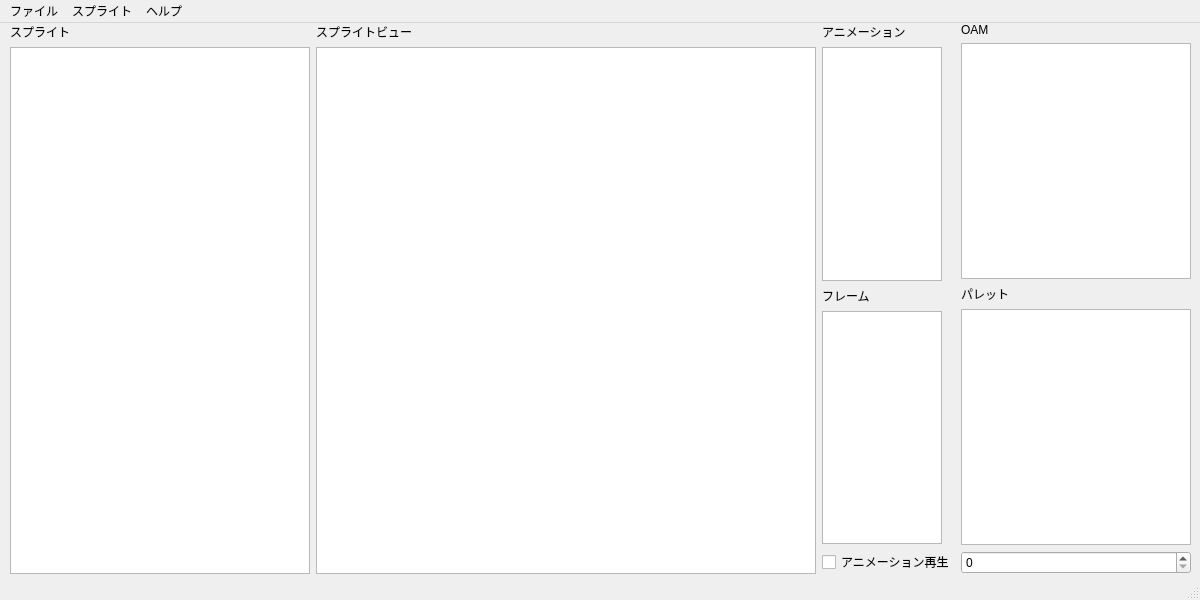
<?xml version="1.0" encoding="UTF-8"?>
<ui version="4.0">
 <class>MainWindow</class>
 <widget class="QMainWindow" name="MainWindow">
  <property name="geometry">
   <rect>
    <x>0</x>
    <y>0</y>
    <width>1200</width>
    <height>600</height>
   </rect>
  </property>
  <property name="minimumSize">
   <size>
    <width>1200</width>
    <height>600</height>
   </size>
  </property>
  <property name="windowTitle">
   <string>ロックマンエグゼ スプライトリーダー by ideal</string>
  </property>
  <widget class="QWidget" name="centralwidget">
   <widget class="QWidget" name="horizontalLayoutWidget">
    <property name="geometry">
     <rect>
      <x>10</x>
      <y>0</y>
      <width>1181</width>
      <height>551</height>
     </rect>
    </property>
    <layout class="QHBoxLayout" name="baseHLayout">
     <item>
      <layout class="QVBoxLayout" name="spriteLayout">
       <item>
        <widget class="QLabel" name="spriteLabel">
         <property name="text">
          <string>スプライト</string>
         </property>
        </widget>
       </item>
       <item>
        <widget class="QListWidget" name="spriteList">
         <property name="minimumSize">
          <size>
           <width>300</width>
           <height>0</height>
          </size>
         </property>
        </widget>
       </item>
      </layout>
     </item>
     <item>
      <layout class="QVBoxLayout" name="graphicsLayout">
       <item>
        <widget class="QLabel" name="graphicsLabel">
         <property name="text">
          <string>スプライトビュー</string>
         </property>
        </widget>
       </item>
       <item>
        <widget class="QGraphicsView" name="graphicsView">
         <property name="sizePolicy">
          <sizepolicy hsizetype="Expanding" vsizetype="Expanding">
           <horstretch>0</horstretch>
           <verstretch>0</verstretch>
          </sizepolicy>
         </property>
         <property name="minimumSize">
          <size>
           <width>500</width>
           <height>0</height>
          </size>
         </property>
         <property name="backgroundBrush">
          <brush brushstyle="CrossPattern">
           <color alpha="255">
            <red>200</red>
            <green>220</green>
            <blue>240</blue>
           </color>
          </brush>
         </property>
         <property name="foregroundBrush">
          <brush brushstyle="NoBrush">
           <color alpha="255">
            <red>0</red>
            <green>0</green>
            <blue>0</blue>
           </color>
          </brush>
         </property>
         <property name="interactive">
          <bool>false</bool>
         </property>
         <property name="resizeAnchor">
          <enum>QGraphicsView::NoAnchor</enum>
         </property>
         <property name="viewportUpdateMode">
          <enum>QGraphicsView::FullViewportUpdate</enum>
         </property>
        </widget>
       </item>
      </layout>
     </item>
     <item>
      <layout class="QVBoxLayout" name="animLayout">
       <item>
        <widget class="QLabel" name="animLabel">
         <property name="text">
          <string>アニメーション</string>
         </property>
        </widget>
       </item>
       <item>
        <widget class="QListWidget" name="animList">
         <property name="minimumSize">
          <size>
           <width>0</width>
           <height>0</height>
          </size>
         </property>
         <property name="maximumSize">
          <size>
           <width>120</width>
           <height>16777215</height>
          </size>
         </property>
        </widget>
       </item>
       <item>
        <widget class="QLabel" name="frameLabel">
         <property name="text">
          <string>フレーム</string>
         </property>
        </widget>
       </item>
       <item>
        <widget class="QListWidget" name="frameList">
         <property name="maximumSize">
          <size>
           <width>120</width>
           <height>16777215</height>
          </size>
         </property>
        </widget>
       </item>
       <item>
        <widget class="QCheckBox" name="animCheck">
         <property name="text">
          <string>アニメーション再生</string>
         </property>
        </widget>
       </item>
      </layout>
     </item>
     <item>
      <layout class="QVBoxLayout" name="oamLayout">
       <item>
        <widget class="QLabel" name="oamLabel">
         <property name="text">
          <string>OAM</string>
         </property>
        </widget>
       </item>
       <item>
        <widget class="QListWidget" name="oamList"/>
       </item>
       <item>
        <widget class="QLabel" name="palLabel">
         <property name="text">
          <string>パレット</string>
         </property>
        </widget>
       </item>
       <item>
        <widget class="QListWidget" name="palList">
         <property name="minimumSize">
          <size>
           <width>0</width>
           <height>0</height>
          </size>
         </property>
        </widget>
       </item>
       <item>
        <widget class="QSpinBox" name="palSelect"/>
       </item>
      </layout>
     </item>
    </layout>
   </widget>
  </widget>
  <widget class="QMenuBar" name="menubar">
   <property name="geometry">
    <rect>
     <x>0</x>
     <y>0</y>
     <width>1200</width>
     <height>24</height>
    </rect>
   </property>
   <widget class="QMenu" name="fileMenu">
    <property name="title">
     <string>ファイル</string>
    </property>
    <addaction name="openAction"/>
    <addaction name="openSpriteAction"/>
    <addaction name="saveAction"/>
    <addaction name="exitAction"/>
   </widget>
   <widget class="QMenu" name="spriteMenu">
    <property name="title">
     <string>スプライト</string>
    </property>
    <addaction name="dumpAction"/>
    <addaction name="action"/>
    <addaction name="replaceAction"/>
    <addaction name="saveImageAction"/>
   </widget>
   <widget class="QMenu" name="helpMenu">
    <property name="title">
     <string>ヘルプ</string>
    </property>
    <addaction name="linkAction"/>
    <addaction name="aboutAction"/>
   </widget>
   <addaction name="fileMenu"/>
   <addaction name="spriteMenu"/>
   <addaction name="helpMenu"/>
  </widget>
  <widget class="QStatusBar" name="statusbar"/>
  <action name="openAction">
   <property name="text">
    <string>ROMファイルを開く</string>
   </property>
   <property name="shortcut">
    <string>Ctrl+O</string>
   </property>
  </action>
  <action name="saveAction">
   <property name="text">
    <string>名前をつけて保存</string>
   </property>
   <property name="shortcut">
    <string>Ctrl+Shift+S</string>
   </property>
  </action>
  <action name="exitAction">
   <property name="text">
    <string>終了</string>
   </property>
   <property name="shortcut">
    <string>Ctrl+Q</string>
   </property>
  </action>
  <action name="dumpAction">
   <property name="text">
    <string>ダンプ</string>
   </property>
   <property name="statusTip">
    <string>選択しているスプライトをファイルに出力します</string>
   </property>
  </action>
  <action name="replaceAction">
   <property name="text">
    <string>置き換え</string>
   </property>
   <property name="statusTip">
    <string>選択しているスプライトをファイルから読み込んだスプライトで上書きします</string>
   </property>
  </action>
  <action name="linkAction">
   <property name="text">
    <string>リンク</string>
   </property>
  </action>
  <action name="aboutAction">
   <property name="text">
    <string>このツールについて</string>
   </property>
  </action>
  <action name="openSpriteAction">
   <property name="text">
    <string>スプライトを開く</string>
   </property>
   <property name="shortcut">
    <string>Ctrl+Shift+O</string>
   </property>
  </action>
  <action name="action">
   <property name="checkable">
    <bool>false</bool>
   </property>
   <property name="text">
    <string>リポイント</string>
   </property>
   <property name="toolTip">
    <string>選択しているスプライトのポインタを書き換えて
別のアドレスのスプライトを読み込ませることが出来ます</string>
   </property>
   <property name="statusTip">
    <string>選択しているスプライトのポインタを書き換えて，別のアドレスのスプライトを読み込ませることが出来ます</string>
   </property>
  </action>
  <action name="saveImageAction">
   <property name="text">
    <string>現在のフレームを画像に出力</string>
   </property>
  </action>
 </widget>
 <resources/>
 <connections>
  <connection>
   <sender>openAction</sender>
   <signal>triggered()</signal>
   <receiver>MainWindow</receiver>
   <slot>openFile()</slot>
   <hints>
    <hint type="sourcelabel">
     <x>-1</x>
     <y>-1</y>
    </hint>
    <hint type="destinationlabel">
     <x>399</x>
     <y>299</y>
    </hint>
   </hints>
  </connection>
  <connection>
   <sender>spriteList</sender>
   <signal>currentRowChanged(int)</signal>
   <receiver>MainWindow</receiver>
   <slot>guiSpriteItemActivated(int)</slot>
   <hints>
    <hint type="sourcelabel">
     <x>161</x>
     <y>305</y>
    </hint>
    <hint type="destinationlabel">
     <x>599</x>
     <y>299</y>
    </hint>
   </hints>
  </connection>
  <connection>
   <sender>animList</sender>
   <signal>currentRowChanged(int)</signal>
   <receiver>MainWindow</receiver>
   <slot>guiAnimItemActivated(int)</slot>
   <hints>
    <hint type="sourcelabel">
     <x>904</x>
     <y>167</y>
    </hint>
    <hint type="destinationlabel">
     <x>599</x>
     <y>299</y>
    </hint>
   </hints>
  </connection>
  <connection>
   <sender>frameList</sender>
   <signal>currentRowChanged(int)</signal>
   <receiver>MainWindow</receiver>
   <slot>guiFrameItemActivated(int)</slot>
   <hints>
    <hint type="sourcelabel">
     <x>904</x>
     <y>443</y>
    </hint>
    <hint type="destinationlabel">
     <x>599</x>
     <y>299</y>
    </hint>
   </hints>
  </connection>
  <connection>
   <sender>openSpriteAction</sender>
   <signal>triggered()</signal>
   <receiver>MainWindow</receiver>
   <slot>openSprite()</slot>
   <hints>
    <hint type="sourcelabel">
     <x>-1</x>
     <y>-1</y>
    </hint>
    <hint type="destinationlabel">
     <x>599</x>
     <y>299</y>
    </hint>
   </hints>
  </connection>
  <connection>
   <sender>palSelect</sender>
   <signal>valueChanged(int)</signal>
   <receiver>MainWindow</receiver>
   <slot>changePalet(int)</slot>
   <hints>
    <hint type="sourcelabel">
     <x>1100</x>
     <y>562</y>
    </hint>
    <hint type="destinationlabel">
     <x>599</x>
     <y>299</y>
    </hint>
   </hints>
  </connection>
  <connection>
   <sender>exitAction</sender>
   <signal>triggered()</signal>
   <receiver>MainWindow</receiver>
   <slot>close()</slot>
   <hints>
    <hint type="sourcelabel">
     <x>-1</x>
     <y>-1</y>
    </hint>
    <hint type="destinationlabel">
     <x>599</x>
     <y>299</y>
    </hint>
   </hints>
  </connection>
  <connection>
   <sender>dumpAction</sender>
   <signal>triggered()</signal>
   <receiver>MainWindow</receiver>
   <slot>dumpSprite()</slot>
   <hints>
    <hint type="sourcelabel">
     <x>-1</x>
     <y>-1</y>
    </hint>
    <hint type="destinationlabel">
     <x>599</x>
     <y>299</y>
    </hint>
   </hints>
  </connection>
  <connection>
   <sender>palList</sender>
   <signal>currentRowChanged(int)</signal>
   <receiver>MainWindow</receiver>
   <slot>guiPalItemActivated(int)</slot>
   <hints>
    <hint type="sourcelabel">
     <x>1066</x>
     <y>427</y>
    </hint>
    <hint type="destinationlabel">
     <x>599</x>
     <y>299</y>
    </hint>
   </hints>
  </connection>
  <connection>
   <sender>saveImageAction</sender>
   <signal>triggered()</signal>
   <receiver>MainWindow</receiver>
   <slot>saveFrameImage()</slot>
   <hints>
    <hint type="sourcelabel">
     <x>-1</x>
     <y>-1</y>
    </hint>
    <hint type="destinationlabel">
     <x>599</x>
     <y>299</y>
    </hint>
   </hints>
  </connection>
 </connections>
 <slots>
  <slot>openFile()</slot>
  <slot>guiSpriteItemActivated(int)</slot>
  <slot>guiAnimItemActivated(int)</slot>
  <slot>guiFrameItemActivated(int)</slot>
  <slot>openSprite()</slot>
  <slot>changePalet(int)</slot>
  <slot>dumpSprite()</slot>
  <slot>guiPalItemActivated(int)</slot>
  <slot>saveFrameImage()</slot>
 </slots>
</ui>
